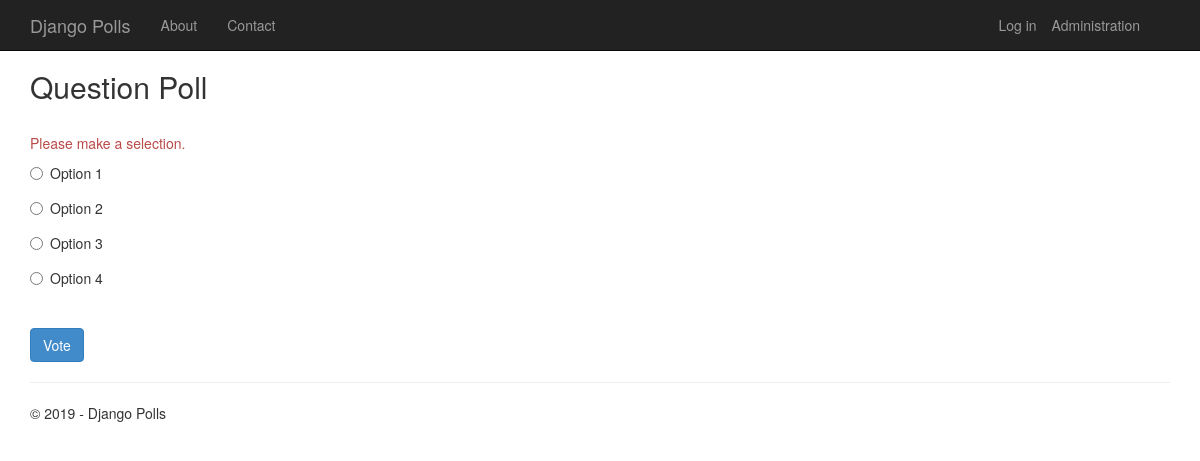
The page /1/vote/ on the database its author committed.
### app/models.py (models this page shows, shortened)
class Poll(models.Model):
    text = models.CharField(max_length=200)
    pub_date = models.DateTimeField('date published')
    author = models.CharField(max_length=100, blank=True)

class Choice(models.Model):
    poll = models.ForeignKey(Poll)
    text = models.CharField(max_length=200)
    votes = models.IntegerField(default=0)

### app/views.py (the view)
# urls.py: url(r'^(?P<poll_id>\d+)/vote/$', app.views.vote, name='vote'),
def vote(request, poll_id):
    poll = get_object_or_404(Poll, pk=poll_id)
    try:
        selected_choice = poll.choice_set.get(pk=request.POST['choice'])
    except (KeyError, Choice.DoesNotExist):
        return render(request, 'app/details.html', {
            'title': 'Poll',
            'year': datetime.now().year,
            'poll': poll,
            'error_message': "Please make a selection.",
    })
    else:
        selected_choice.votes += 1
        selected_choice.save()
        return HttpResponseRedirect(reverse('app:results', args=(poll.id,)))

### app/templates/app/details.html (shortened to what this page needs)
{% extends "app/layout.html" %}
{% block content %}
<h2>{{poll.text}}</h2>
<br />
{% if error_message %}
<p class="text-danger">{{error_message}}</p>
{% endif %}
<form action="{% url 'app:vote' poll.id %}" method="post">
{% for choice in poll.choice_set.all %}
    <div class="radio">
        <label>
            <input type="radio" name="choice" id="choice{{ forloop.counter }}" value="{{ choice.id }}" />
            {{ choice.text }}
        </label>
    </div>
{% endfor %}
    <br />
    <button class="btn btn-primary" type="submit">Vote</button>
</form>
{% endblock %}

### app/static/app/content/site.css (style rules this page uses)
body { padding-top: 50px; padding-bottom: 20px; }
input, select, textarea { max-width: 280px; }
.radio, .checkbox { margin-bottom: 20px; }

### rows shown on the page
Poll: text "Question Poll"
Choice: text "Option 1"
Choice: text "Option 2"
Choice: text "Option 3"
Choice: text "Option 4"

### other values the page prints
{{ error_message }} "Please make a selection."
